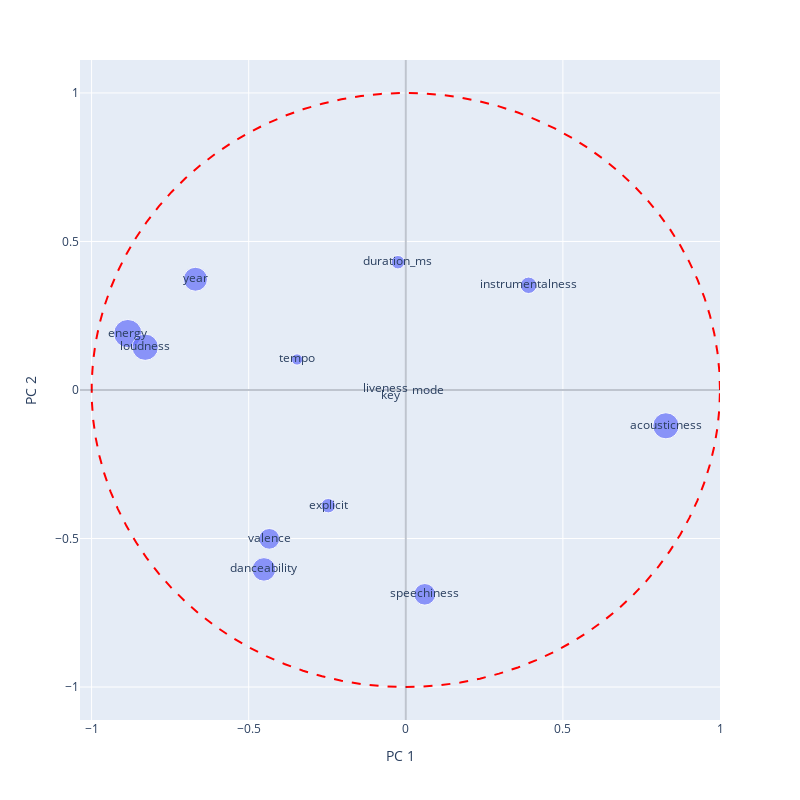

Notebook cell for this chart:
### Markdown cell above
## Con SVD

### Code cell
X_notest_r, X_test_r = reducir(X_notest_st, y_notest, X_test_st, y_test, k = 2, metodo="svd", verbose=True)

plot_correlaciones(X_notest_st, X_notest_r, variables)
